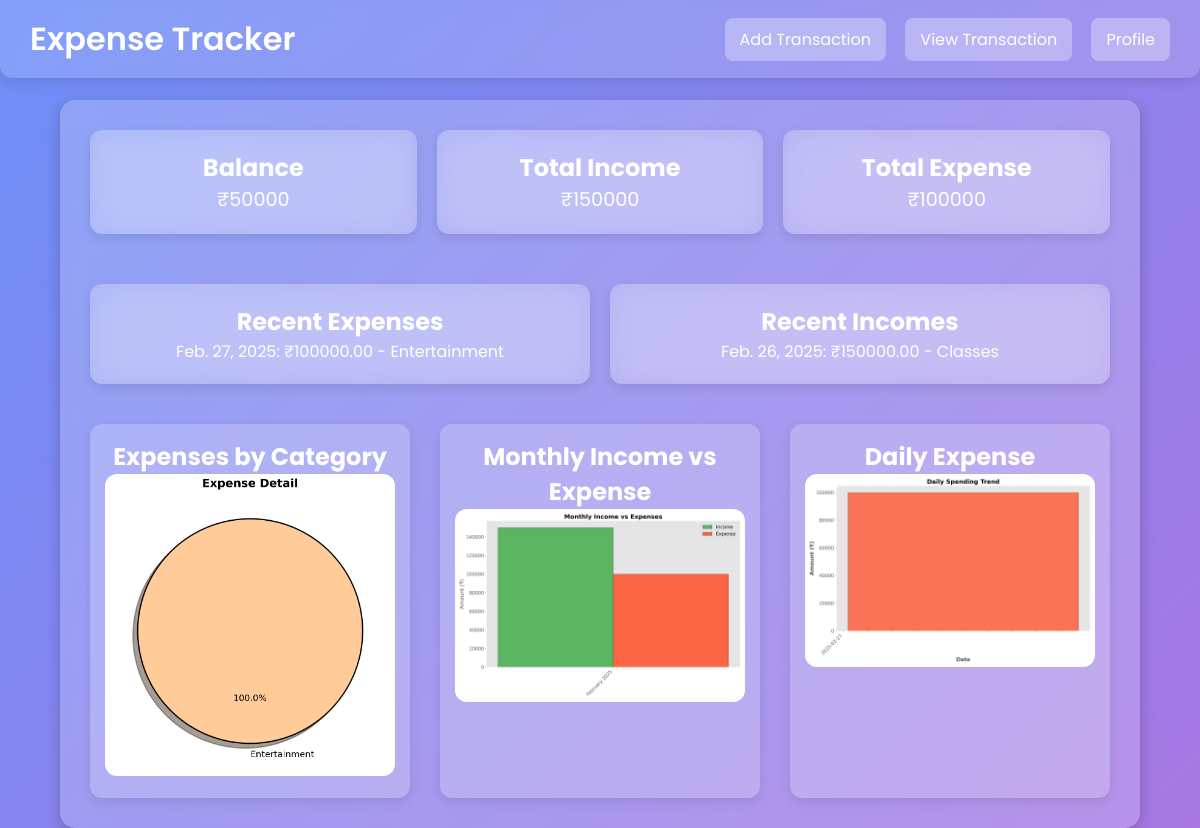
Screenshot of /dashboard/ (signed in) with the database file from the repository.
### expenses/models.py (models this page shows, shortened)
class Expense(models.Model):
    CATEGORY_CHOICES = [
        ('Food', 'Food'),
        ('Transport', 'Transport'),
        ('Entertainment', 'Entertainment'),
        ('Bills', 'Bills'),
        ('Others', 'Others'),
    ]
    user = models.ForeignKey(User, on_delete=models.CASCADE, related_name='expenses')  # Added related_name for reverse relation
    amount = models.DecimalField(max_digits=10, decimal_places=2)
    category = models.CharField(max_length=100, choices=CATEGORY_CHOICES)
    date = models.DateField()

class Income(models.Model):
    user = models.ForeignKey(User, on_delete=models.CASCADE, related_name='incomes')
    amount = models.DecimalField(max_digits=10, decimal_places=2)
    source = models.CharField(max_length=100)
    date = models.DateField()

### expenses/views.py (the view)
# urls.py: path('dashboard/', views.dashboard, name='dashboard'),
@login_required
def dashboard(request):
    total_income = Income.objects.filter(user=request.user).aggregate(Sum('amount'))['amount__sum'] or 0
    total_expense = Expense.objects.filter(user=request.user).aggregate(Sum('amount'))['amount__sum'] or 0
    balance = total_income - total_expense
    recent_incomes = Income.objects.filter(user=request.user).order_by('-date')[:5]
    recent_expenses = Expense.objects.filter(user=request.user).order_by('-date')[:5]
    expense_chart = generate_expense_chart(request.user)
    monthly_chart = generate_monthly_comparison_chart(request.user)
    daily_chart = generate_daily_spending_chart(request.user)
    return render(request, 'dashboard.html', {
        'balance': balance,
        'total_income': total_income,
        'total_expense': total_expense,
        'recent_incomes': recent_incomes,
        'recent_expenses': recent_expenses,
        'expense_chart': expense_chart,
        'monthly_chart': monthly_chart,
        'daily_chart': daily_chart,
    })

### expenses/charts.py (called while the page is built)
def set_chart_style():
    plt.style.use('ggplot')  # You can also use 'fivethirtyeight', 'classic', or others.
    plt.rcParams['font.size'] = 14
    plt.rcParams['axes.labelsize'] = 16
    plt.rcParams['xtick.labelsize'] = 14
    plt.rcParams['ytick.labelsize'] = 14
    plt.rcParams['figure.figsize'] = (12, 8)

### expenses/templates/dashboard.html (shortened to what this page needs)
<!DOCTYPE html>
<html lang="en">
<head>
</head>
<body>
    <header>
        <h1>Expense Tracker</h1>
        <div class="header-buttons">
            <a href="{% url 'transaction' %}">Add Transaction</a>
            <a href="{% url 'filter_transactions' %}">View Transaction</a>
            <a href="{% url 'profile' %}">Profile</a>
        </div>
    </header>
    <div class="container">
        <div class="overview">
            <div class="card">
                <h3>Balance</h3>
                <p>₹{{ balance }}</p>
            </div>
            <div class="card">
                <h3>Total Income</h3>
                <p>₹{{ total_income }}</p>
            </div>
            <div class="card">
                <h3>Total Expense</h3>
                <p>₹{{ total_expense }}</p>
            </div>
        </div>
        <div class="transactions-container">
            <div class="card">
                <h3>Recent Expenses</h3>
                <ul>
                    {% for expense in recent_expenses %}
                        <li>{{ expense.date }}: ₹{{ expense.amount }} - {{ expense.category }}</li>
                    {% endfor %}
                </ul>
            </div>
            <div class="card">
                <h3>Recent Incomes</h3>
                <ul>
                    {% for income in recent_incomes %}
                        <li>{{ income.date }}: ₹{{ income.amount }} - {{ income.source }}</li>
                    {% endfor %}
                </ul>
            </div>
        </div>
        <div class="charts-container">
            <div class="chart-card">
                <h3>Expenses by Category</h3>
                <img alt="Expense by Category">
            </div>
            <div class="chart-card">
                <h3>Monthly Income vs Expense</h3>
                <img alt="Monthly Income vs Expense">
            </div>
            <div class="chart-card">
                <h3>Daily Expense</h3>
                <img alt="Daily Expense">
            </div>
        </div>
    </div>
</body>
</html>

### expenses/templates/dashboard.html (style rules this page uses)
* { margin: 0; padding: 0; box-sizing: border-box; font-family: 'Poppins', sans-serif; }
body { display: flex; flex-direction: column; align-items: center; justify-content: flex-start; min-height: 100vh; background: linear-gradient(135deg, #6E8EF7, #A777E3); overflow-x: hidden; background-attachment: fixed; padding-top: 80px; }
header { width: 100%; padding: 15px 30px; background: rgba(255, 255, 255, 0.15); backdrop-filter: blur(10px); display: flex; justify-content: space-between; align-items: center; position: fixed; top: 0; left: 0; right: 0; z-index: 1000; border-radius: 0 0 12px 12px; box-shadow: 0 4px 12px rgba(0, 0, 0, 0.1); }
header h1 { font-size: 2rem; font-weight: 600; color: #fff; }
.header-buttons a { padding: 10px 15px; font-size: 1rem; border-radius: 8px; background: rgba(255, 255, 255, 0.3); color: #fff; text-decoration: none; transition: 0.3s; margin-left: 15px; }
.container { width: 90%; max-width: 1400px; display: flex; flex-direction: column; align-items: center; padding: 30px; background: rgba(255, 255, 255, 0.2); backdrop-filter: blur(12px); border-radius: 15px; box-shadow: 0 5px 15px rgba(0, 0, 0, 0.2); text-align: center; margin-top: 20px; }
.overview { display: flex; justify-content: space-between; flex-wrap: wrap; width: 100%; gap: 20px; margin-bottom: 20px; }
.card { flex: 1; min-width: 280px; background: rgba(255, 255, 255, 0.2); padding: 20px; border-radius: 12px; backdrop-filter: blur(15px); box-shadow: 0 4px 12px rgba(0, 0, 0, 0.1); text-align: center; }
.transactions-container { display: flex; justify-content: space-between; gap: 20px; width: 100%; margin-top: 30px; }
.transactions-container .card { flex: 1; width: 100%; }
.charts-container { width: 100%; margin-top: 40px; display: flex; justify-content: space-between; gap: 20px; }
.chart-card { width: 30%; min-width: 320px; background: rgba(255, 255, 255, 0.2); border-radius: 12px; padding: 15px; box-shadow: 0 4px 12px rgba(0, 0, 0, 0.1); text-align: center; }
.chart-card img { width: 100%; border-radius: 12px; }
h3 { font-size: 1.5rem; color: #fff; }
p { font-size: 1.2rem; color: #fff; }
ul { list-style: none; padding: 0; }
ul li { color: #fff; font-size: 1rem; }

### rows the page displays
Expense: date "Feb. 27, 2025", amount "100000.00", category "Entertainment"
Income: date "Feb. 26, 2025", amount "150000.00", source "Classes"

### other values shown
{{ balance }} "50000"
{{ total_income }} "150000"
{{ total_expense }} "100000"
